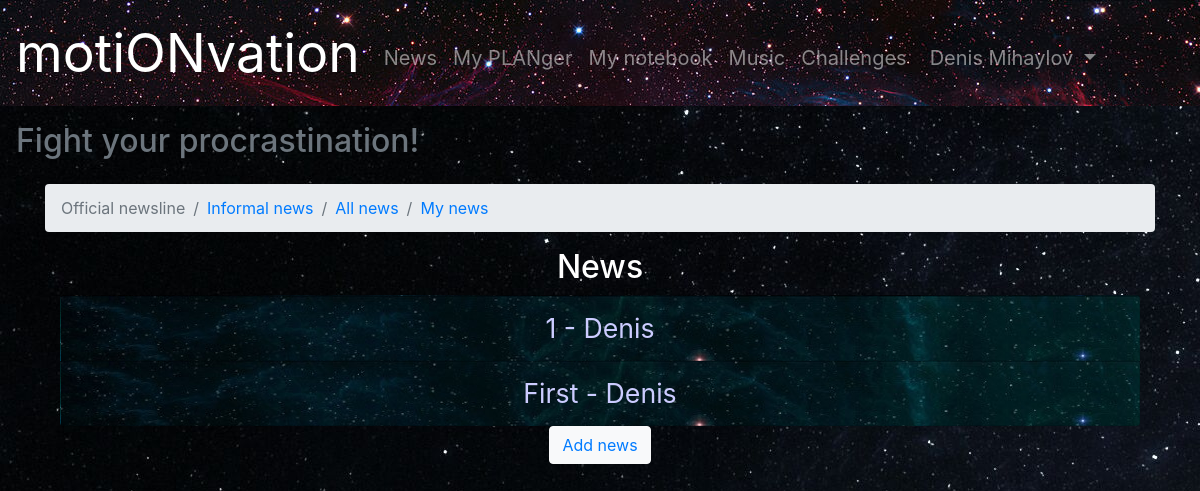
Before: /news (signed in) with the older database file.
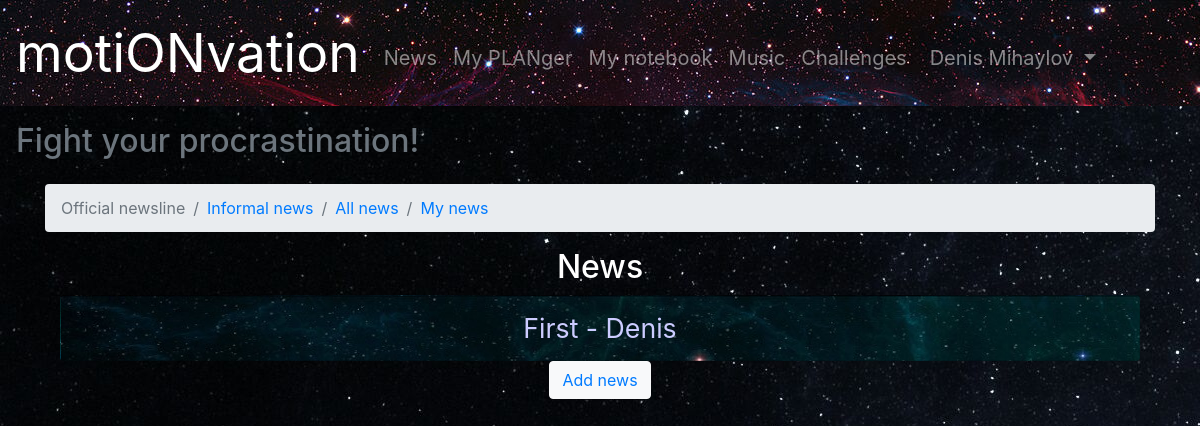
After: the same page with the newer database file.
### motionvation/data/models/news.py (models this page shows)
class News(SqlAlchemyBase, SerializerMixin):
    __tablename__ = 'news'
    id = Column(Integer, primary_key=True, autoincrement=True)
    title = Column(String)
    user_id = Column(Integer, ForeignKey('users.id'))
    text = Column(String)
    user = orm.relation('User')

### motionvation/data/models/users.py (models this page shows, shortened)
class User(SqlAlchemyBase, UserMixin, SerializerMixin):
    __tablename__ = 'users'
    id = Column(Integer, primary_key=True, autoincrement=True)
    surname = Column(String)
    name = Column(String)
    country = Column(String)
    city = Column(String)
    email = Column(String, index=True, unique=True)
    age = Column(Integer)
    rank = Column(String, default='New')
    hide_email = Column(Boolean, default=False)
    hashed_password = Column(String, nullable=True)
    notes = orm.relation('Note', back_populates='user')
    categories = orm.relation('Category', back_populates='user')
    tasks = orm.relation('Task', back_populates='user')
    news = orm.relation('News', back_populates='user')

### motionvation/application.py (the view)
@app.route('/news')
@login_required
def news_main():
    db = db_session.create_session()
    news = db.query(News).filter(News.user_id == admin_id).all().copy()[::-1]
    return render_template('news.html', title='News', news=news, t_page_id=0, useracc=(current_user.name + ' ' + current_user.surname))

### motionvation/application.py (called while the page is built)
@login_manager.user_loader
def load_user(user_id):
    db = db_session.create_session()
    return db.query(User).get(user_id)

### motionvation/data/db_session.py (called while the page is built)
def create_session() -> orm.Session:
    global __factory
    return __factory()

### motionvation/templates/news.html (shortened to what this page needs)
{% extends 'base.html' %}
{% block content %}
<main class='text-center container'>
    <nav aria-label="breadcrumb">
    {% if t_page_id == 0 %}
    <ol class="breadcrumb">
        <li class="breadcrumb-item active">Official newsline</li>
        <li class="breadcrumb-item"><a href="/informal_news">Informal news</a></li>
        <li class="breadcrumb-item"><a href="/all_news">All news</a></li>
        <li class="breadcrumb-item"><a href="/my_news">My news</a></li>
    </ol>
    {% endif %}
    </nav>
    <h2>News</h2>
    <div class="container">
        <ul class="list-group">
            {% for new in news %}
            <li class="list-group-item list-group-flush list-group-color position-relative transform-two"><a href="/news_info/{{ new.id }}" class="note-manual stretched-link">{{ new.title }} - {{ new.user.name }}</a></li>
            {% endfor %}
        </ul>
        <button type="button" class="btn btn-light"><a href="/add_news">Add news</a></button>
    </div>
    </main>
{% endblock %}

### motionvation/templates/base.html (shortened to what this page needs)
<!doctype html>
<html lang="ru">
<head>
    <link rel="stylesheet" href="https://stackpath.bootstrapcdn.com/bootstrap/4.4.1/css/bootstrap.min.css">
    <link rel="stylesheet" href="{{ url_for('static', filename='css/style80.css') }}">
</head>
<body>
    <nav class="navbar navbar-dark  navbar-expand-lg" style="background: url(../static/img/4.jpg)">
        <a class="navbar-brand ssilka" href="/">motiONvation</a>
        <div class="collapse navbar-collapse">
            {% if current_user.is_authenticated %}
            <ul class="navbar-nav mr-auto">
                <li class="nav-item">
                    <a class="nav-link" href='/news'>News</a>
                </li>
                <li class="nav-item">
                    <a class="nav-link" href='/planger'>My PLANger</a>
                </li>
                <li class="nav-item">
                    <a class="nav-link" href='/mynotes'>My notebook</a>
                </li>
                <li class="nav-item">
                    <a class="nav-link" href='/music'>Music</a>
                </li>
                <li class="nav-item">
                    <a class="nav-link" href='/challenges'>Challenges</a>
                </li>
            </ul>
            <ul class="navbar-nav ml-auto">
                <li class="nav-item nav-item-acc dropdown">
                    <a class="nav-link dropdown-toggle" href="#" id="navbardrop" data-toggle="dropdown">
                        {{ useracc }}
                    </a>
                </li>
            </ul>
                {% endif %}
        </div>
    </nav>
    <h2 class="p-3 text-muted">Fight your procrastination!</h2>
    <main class="container-fluid">
        {% block content %}
        {% endblock %}
    </main>
</body>
</html>

### motionvation/static/css/style80.css (style rules this page uses)
body { background: url(../img/7.jpg); color: #fff; }
.ssilka { font-size: 40pt; }
.nav-link { font-size: 15pt; margin-top: 10px; }
.note-manual { color: #ccf; font-size: 20pt; }
.list-group-color { background: url(../img/1.jpg); }
.nav-item-acc { margin-right: 80px; }

Changed rows visible on the page:
removed News: title "1", user.name "Denis"
